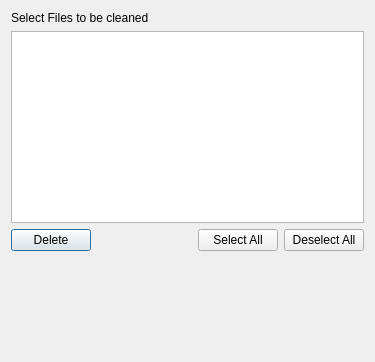
<?xml version="1.0" encoding="UTF-8"?>
<ui version="4.0">
 <class>Dialog</class>
 <widget class="QDialog" name="Dialog">
  <property name="geometry">
   <rect>
    <x>0</x>
    <y>0</y>
    <width>375</width>
    <height>362</height>
   </rect>
  </property>
  <property name="windowTitle">
   <string>Delete Backup Files</string>
  </property>
  <layout class="QVBoxLayout" name="verticalLayout">
   <item>
    <widget class="QLabel" name="label">
     <property name="text">
      <string>Select Files to be cleaned</string>
     </property>
    </widget>
   </item>
   <item>
    <widget class="QListWidget" name="list">
     <property name="selectionMode">
      <enum>QAbstractItemView::MultiSelection</enum>
     </property>
    </widget>
   </item>
   <item>
    <layout class="QHBoxLayout" name="horizontalLayout_2">
     <item>
      <widget class="QPushButton" name="delete_button">
       <property name="text">
        <string>Delete</string>
       </property>
       <property name="icon">
        <iconset resource="../../civiltools.qrc">
         <normaloff>:/civiltools/civilTools/images/clear.png</normaloff>:/civiltools/civilTools/images/clear.png</iconset>
       </property>
      </widget>
     </item>
     <item>
      <spacer name="horizontalSpacer">
       <property name="orientation">
        <enum>Qt::Horizontal</enum>
       </property>
       <property name="sizeHint" stdset="0">
        <size>
         <width>40</width>
         <height>20</height>
        </size>
       </property>
      </spacer>
     </item>
     <item>
      <widget class="QPushButton" name="select_all">
       <property name="text">
        <string>Select All</string>
       </property>
      </widget>
     </item>
     <item>
      <widget class="QPushButton" name="deselect_all">
       <property name="text">
        <string>Deselect All</string>
       </property>
      </widget>
     </item>
    </layout>
   </item>
   <item>
    <spacer name="verticalSpacer_2">
     <property name="orientation">
      <enum>Qt::Vertical</enum>
     </property>
     <property name="sizeHint" stdset="0">
      <size>
       <width>20</width>
       <height>40</height>
      </size>
     </property>
    </spacer>
   </item>
  </layout>
 </widget>
 <resources>
  <include location="../../civiltools.qrc"/>
 </resources>
 <connections/>
</ui>
